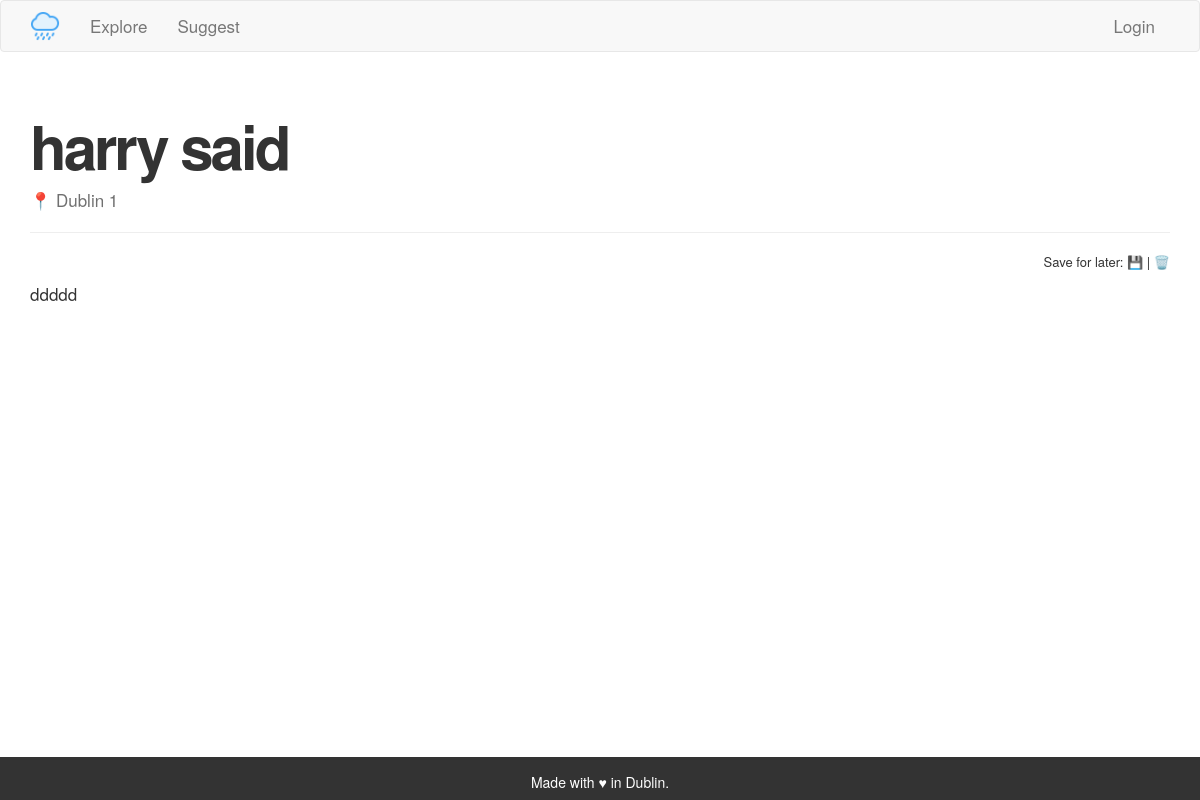
/activity/23, run on an earlier commit of the app's database.
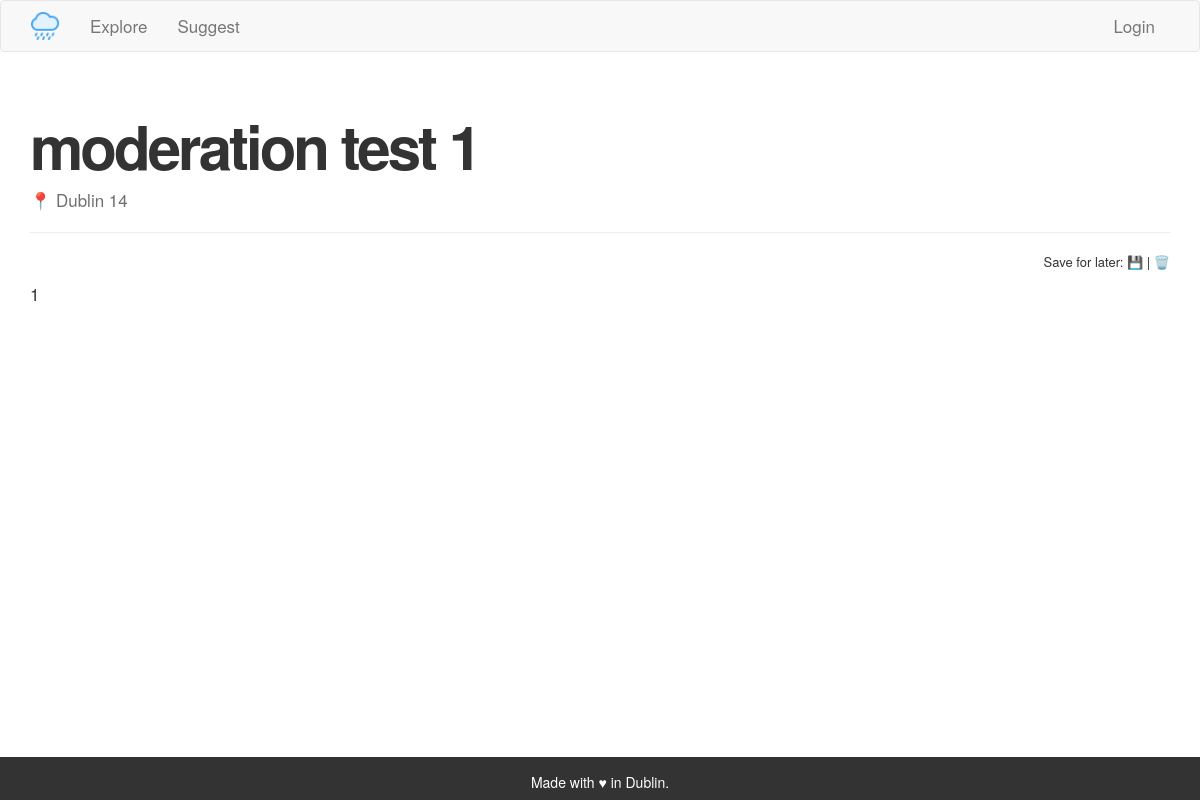
And on a later commit of the database.
### app/models.py (models this page shows, shortened)
class Activity(db.Model):
    id = db.Column(db.Integer, primary_key=True)
    title = db.Column(db.String(140))
    body = db.Column(db.String(1400))
    location = db.Column(db.String(140))
    timestamp = db.Column(db.DateTime, index=True, default=datetime.utcnow)
    user_id = db.Column(db.Integer, db.ForeignKey('user.id'))
    moderation = db.Column(db.Integer, default=1)

### app/routes.py (the view)
@app.route('/activity/<activityid>')
def activitypage(activityid):
    activitypage = Activity.query.filter_by(id=activityid).first_or_404()
    activities = Activity.query.filter_by(id=activityid).all()
    return render_template('activity.html', id=activityid,
        activityid = activityid, activitypage=activitypage)

### app/routes.py (called while the page is built)
@app.before_request
def before_request():
    if current_user.is_authenticated:
        current_user.last_seen = datetime.utcnow()
        db.session.commit()

### app/templates/activity.html (shortened to what this page needs)
{% extends "base.html" %}
{% block app_content %}
<div class="activitypage">
    <h1>{{ activitypage.title }}</h1>
    <p class="activitypagelocation">📍 {{ activitypage.location }}</p>
    <hr>
    <p class="saveforlater">Save for later: <a href="{{ url_for('bookmark', activityid=id) }}">💾</a> | <a href="{{ url_for('removebookmark', activityid=id) }}">🗑️</a></p>
    <p class="activitybody">{{ activitypage.body }}</p>
</div>
{% endblock %}

What changed in the data, as far as the page shows it:
changed Activity: title "harry said" → "moderation test 1"; location "Dublin 1" → "Dublin 14"; body "ddddd" → "1"
